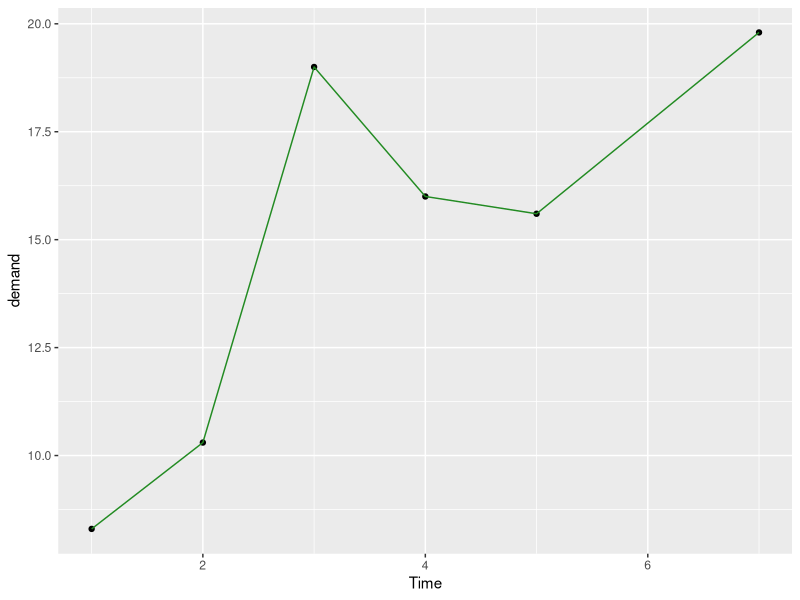
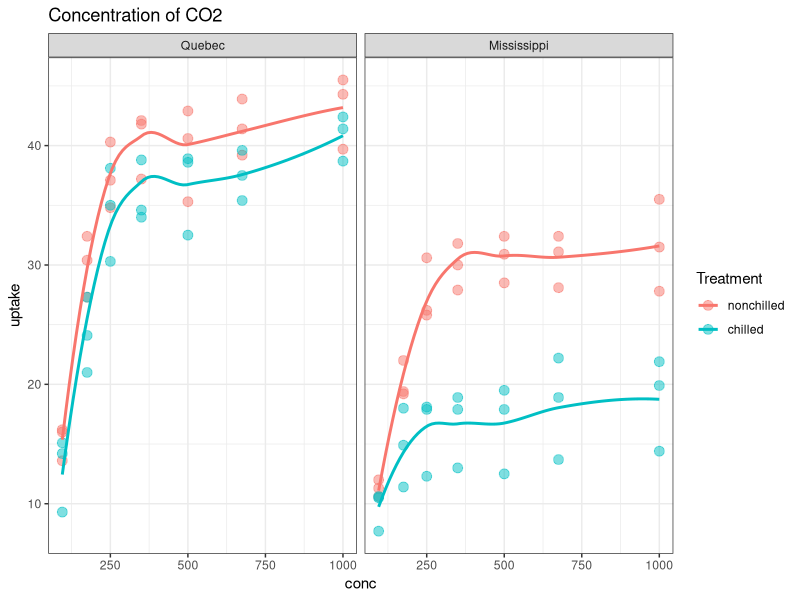
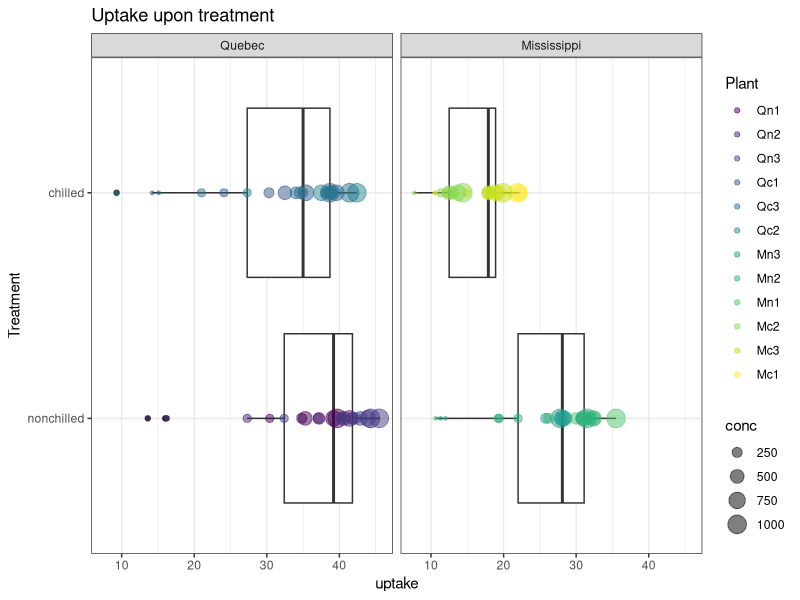
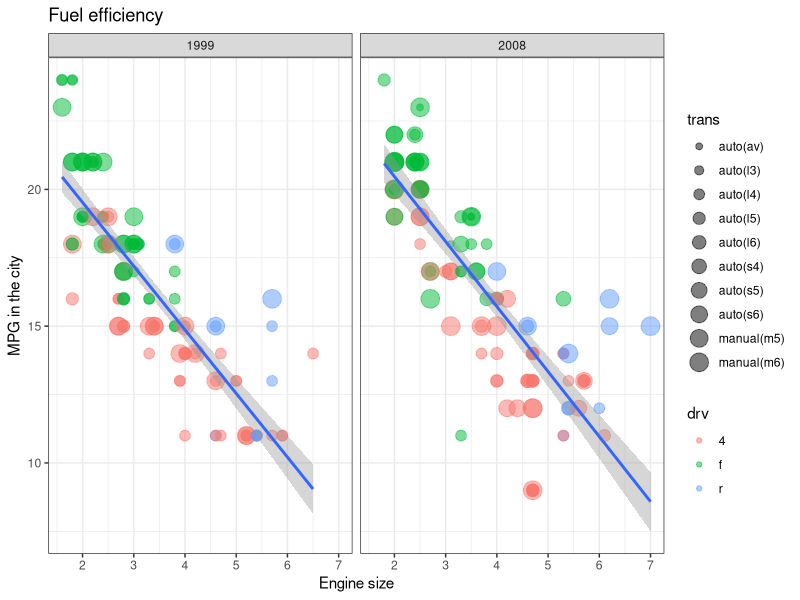
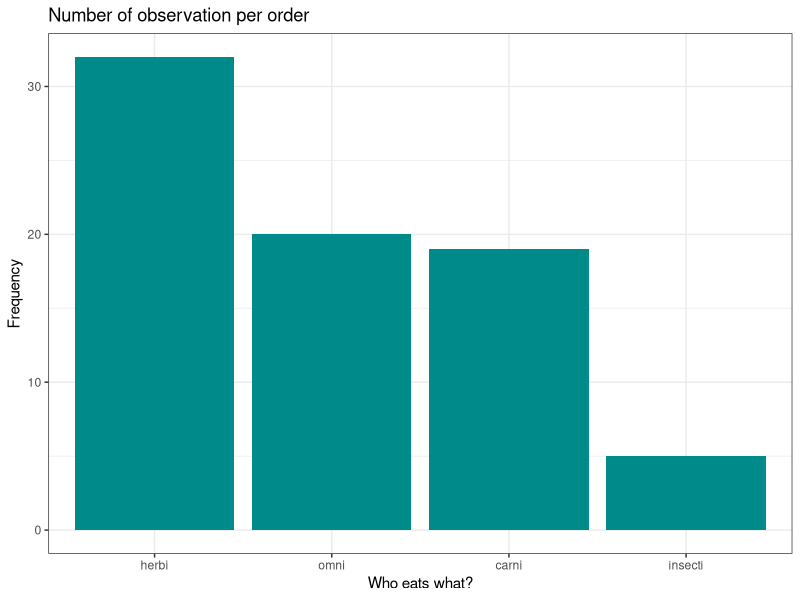
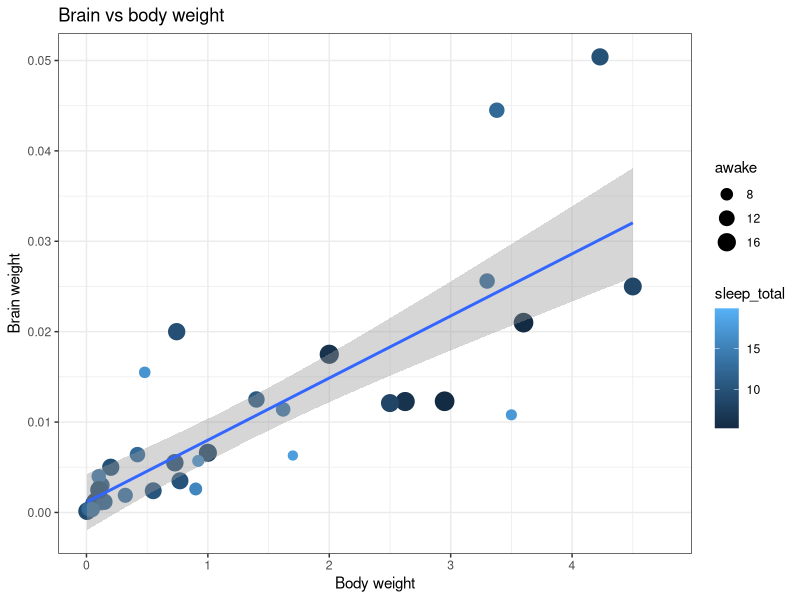

Source code (R) for these figures, in order:
library(tidyverse)

ggplot(BOD, aes(Time, demand))+
  geom_point(seize=3)+
  geom_line(color="forestgreen")

CO2 %>% ggplot(aes(conc, uptake, colour = Treatment)) +
  geom_point(size=3, alpha=0.5) +
  geom_smooth(se = F)+
  facet_wrap(~Type)+
  labs(title = 'Concentration of CO2') + 
  theme_bw()

CO2 %>% ggplot(aes(Treatment, uptake))+    # %>% operator (pipe operator) directly gives in input CO2 to the data= parameter
  geom_boxplot()+   # geometric display
  geom_point(alpha=0.5,
    aes(size=conc, color=Plant))+ # size by concentration, color by different plant
  coord_flip()+  # flip the coordinates 
  theme_bw()+   # many to choose from
  labs(title='Uptake upon treatment')+
  facet_wrap(~Type)  # we split the plot in two columns, according to the formula 

mpg %>%
  filter(cty<25)%>%
  ggplot(aes(displ, cty))+
  geom_point(aes(colour = drv, size = trans),
             alpha=0.5)+
  geom_smooth(method = 'glm')+
  facet_wrap(~year, nrow=1)+
  labs(x='Engine size',
       y='MPG in the city',
       title = 'Fuel efficiency')+
  theme_bw()

msleep %>%
  drop_na(vore)%>%
  ggplot(aes(fct_infreq(vore)))+
  geom_bar(fill = 'darkcyan')+
  theme_bw()+
  labs(x='Who eats what?',
       y='Frequency',
       title = 'Number of observation per order')

msleep %>%
  filter(bodywt < 5) %>%
  ggplot(aes(bodywt, brainwt))+
  geom_point(aes(colour = sleep_total, size=awake))+
  geom_smooth(method = lm)+
  labs(x='Body weight',
       y='Brain weight',
       title = 'Brain vs body weight')+
  theme_bw()

msleep %>% 
  drop_na(vore, sleep_rem) %>%
  group_by(vore) %>% 
  summarise('Average total sleep' = mean(sleep_total),
            'Max. REM sleep' = max(sleep_rem))
